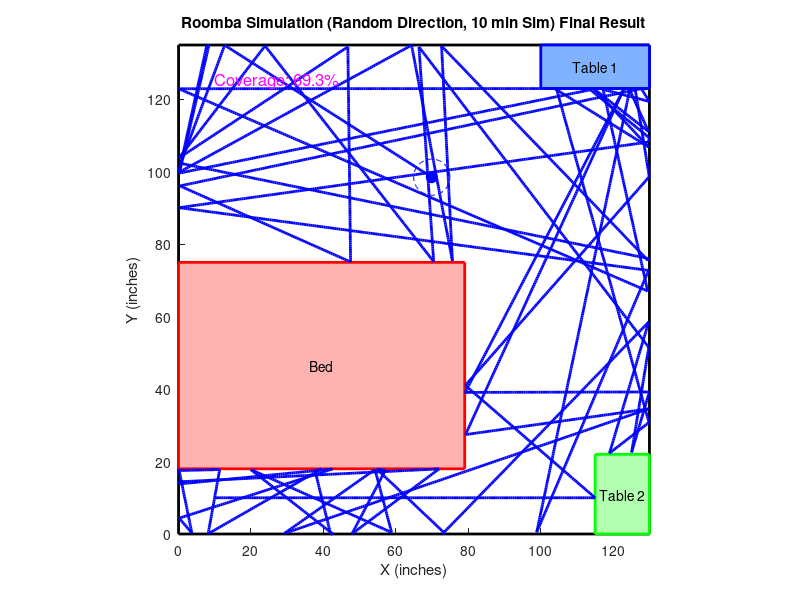

This chart was generated by the following MATLAB code:
clc; clear; close all;

%% Parameters
room_width = 130;
room_height = 135;
max_speed = 6;
dt = 0.1;
step = max_speed * dt;
robot_radius = 5;  % cleaning footprint radius (inches)
sim_time_minutes = 10;
max_iterations = (sim_time_minutes * 60) / dt;

%% Obstacles
% Table 1
table1_x = 100;
table1_y = 123;
table1_width = 130 - 100;  % 30
table1_height = 135 - 123; % 12

% Table 2
table2_x = 115;
table2_y = 0;
table2_width = 130 - 115;  % 15
table2_height = 22;        % 22

% Bed
bed_x = 0;
bed_y = 18;
bed_width = 79;
bed_height = 75 - 18;      % 57

%% Coverage Grid
grid_resolution = 1;
grid_rows = room_height + 1;
grid_cols = room_width + 1;
coverage = false(grid_rows, grid_cols);

%% Initial Conditions
robot_pos = [10, 10];
current_direction = 0; % radians
robot_path = robot_pos;

% Setup initial coverage at starting position
ix = min(grid_cols, max(1, floor(robot_pos(1)/grid_resolution) + 1));
iy = min(grid_rows, max(1, floor(robot_pos(2)/grid_resolution) + 1));
coverage(iy, ix) = true;

%% Plot Setup (Final Plot Only)
% (The figure is created after simulation completes)

%% Collision Check Function
check_collision = @(pos) ( pos(1) < 0 || pos(1) > room_width || ...
                           pos(2) < 0 || pos(2) > room_height || ...
                          ((pos(1) >= table1_x) && (pos(1) <= (table1_x + table1_width)) && ...
                           (pos(2) >= table1_y) && (pos(2) <= (table1_y + table1_height))) || ...
                          ((pos(1) >= table2_x) && (pos(1) <= (table2_x + table2_width)) && ...
                           (pos(2) >= table2_y) && (pos(2) <= (table2_y + table2_height))) || ...
                          ((pos(1) >= bed_x) && (pos(1) <= (bed_x + bed_width)) && ...
                           (pos(2) >= bed_y) && (pos(2) <= (bed_y + bed_height))) );

%% Simulation Loop (Offline Calculation)
for iter = 1:max_iterations
    % Calculate the next position in the current direction
    next_pos = robot_pos + step * [cos(current_direction), sin(current_direction)];
    
    % If next step results in collision, find a new random direction
    if check_collision(next_pos)
        safe_direction_found = false;
        for k = 1:100
            current_direction = 2*pi * rand();
            next_pos = robot_pos + step * [cos(current_direction), sin(current_direction)];
            if ~check_collision(next_pos)
                safe_direction_found = true;
                break;
            end
        end
        if ~safe_direction_found
            continue;  % Stay in place if no safe direction found
        end
    end
    
    % Move robot and record path
    robot_pos = next_pos;
    robot_path = [robot_path; robot_pos];
    
    % Update coverage grid for the robot's cleaning footprint
    ix_center = min(grid_cols, max(1, floor(robot_pos(1)/grid_resolution) + 1));
    iy_center = min(grid_rows, max(1, floor(robot_pos(2)/grid_resolution) + 1));
    ix_range = max(1, ix_center - ceil(robot_radius / grid_resolution)) : min(grid_cols, ix_center + ceil(robot_radius / grid_resolution));
    iy_range = max(1, iy_center - ceil(robot_radius / grid_resolution)) : min(grid_rows, iy_center + ceil(robot_radius / grid_resolution));
    for ix = ix_range
        for iy = iy_range
            cell_x = (ix - 1) * grid_resolution;
            cell_y = (iy - 1) * grid_resolution;
            if norm([cell_x, cell_y] - robot_pos) <= robot_radius
                coverage(iy, ix) = true;
            end
        end
    end
end

covered_cells = sum(coverage(:));
total_cells = grid_rows * grid_cols;
coverage_percent = (covered_cells / total_cells) * 100;

%% Final Plot
figure; hold on; axis equal;
xlim([0 room_width]); ylim([0 room_height]);
xlabel('X (inches)'); ylabel('Y (inches)');
title('Roomba Simulation (Random Direction, 10 min Sim) Final Result');
rectangle('Position', [0, 0, room_width, room_height], 'EdgeColor', 'k', 'LineWidth', 2);
rectangle('Position', [table1_x, table1_y, table1_width, table1_height], 'FaceColor', [0.5 0.7 1], 'EdgeColor', 'b', 'LineWidth', 2);
text(table1_x + table1_width/2, table1_y + table1_height/2, 'Table 1', 'HorizontalAlignment', 'center');
rectangle('Position', [table2_x, table2_y, table2_width, table2_height], 'FaceColor', [0.7 1 0.7], 'EdgeColor', 'g', 'LineWidth', 2);
text(table2_x + table2_width/2, table2_y + table2_height/2, 'Table 2', 'HorizontalAlignment', 'center');
rectangle('Position', [bed_x, bed_y, bed_width, bed_height], 'FaceColor', [1 0.7 0.7], 'EdgeColor', 'r', 'LineWidth', 2);
text(bed_x + bed_width/2, bed_y + bed_height/2, 'Bed', 'HorizontalAlignment', 'center');
plot(robot_path(:,1), robot_path(:,2), 'b-', 'LineWidth', 2);
plot(robot_path(end,1), robot_path(end,2), 'bo', 'MarkerSize', 8, 'MarkerFaceColor', 'b');
theta = linspace(0, 2*pi, 100);
plot(robot_path(end,1) + robot_radius * cos(theta), robot_path(end,2) + robot_radius * sin(theta), 'b--');
text(10, room_height - 10, sprintf('Coverage: %.1f%%', coverage_percent), 'FontSize', 12, 'Color', 'm');
